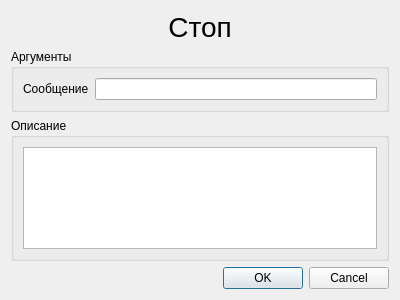
<?xml version="1.0" encoding="UTF-8"?>
<ui version="4.0">
 <class>StopDialog</class>
 <widget class="QDialog" name="StopDialog">
  <property name="geometry">
   <rect>
    <x>0</x>
    <y>0</y>
    <width>400</width>
    <height>300</height>
   </rect>
  </property>
  <property name="windowTitle">
   <string>Стоп</string>
  </property>
  <layout class="QVBoxLayout" name="verticalLayout">
   <item>
    <widget class="QLabel" name="stop_title_label">
     <property name="font">
      <font>
       <pointsize>21</pointsize>
      </font>
     </property>
     <property name="text">
      <string>Стоп</string>
     </property>
     <property name="alignment">
      <set>Qt::AlignCenter</set>
     </property>
    </widget>
   </item>
   <item>
    <widget class="QGroupBox" name="stop_arguments_groupBox">
     <property name="sizePolicy">
      <sizepolicy hsizetype="Preferred" vsizetype="Preferred">
       <horstretch>0</horstretch>
       <verstretch>0</verstretch>
      </sizepolicy>
     </property>
     <property name="title">
      <string>Аргументы</string>
     </property>
     <layout class="QFormLayout" name="formLayout">
      <item row="0" column="0">
       <widget class="QLabel" name="stop_message_label">
        <property name="text">
         <string>Сообщение</string>
        </property>
       </widget>
      </item>
      <item row="0" column="1">
       <widget class="QLineEdit" name="stop_message_lineEdit"/>
      </item>
     </layout>
    </widget>
   </item>
   <item>
    <widget class="QGroupBox" name="stop_description_groupBox">
     <property name="sizePolicy">
      <sizepolicy hsizetype="Preferred" vsizetype="Preferred">
       <horstretch>0</horstretch>
       <verstretch>0</verstretch>
      </sizepolicy>
     </property>
     <property name="title">
      <string>Описание</string>
     </property>
     <layout class="QVBoxLayout" name="verticalLayout_2">
      <item>
       <widget class="QTextEdit" name="stop_description_textEdit"/>
      </item>
     </layout>
    </widget>
   </item>
   <item>
    <widget class="QDialogButtonBox" name="buttonBox">
     <property name="orientation">
      <enum>Qt::Horizontal</enum>
     </property>
     <property name="standardButtons">
      <set>QDialogButtonBox::Cancel|QDialogButtonBox::Ok</set>
     </property>
    </widget>
   </item>
  </layout>
 </widget>
 <resources/>
 <connections>
  <connection>
   <sender>buttonBox</sender>
   <signal>accepted()</signal>
   <receiver>StopDialog</receiver>
   <slot>accept()</slot>
   <hints>
    <hint type="sourcelabel">
     <x>248</x>
     <y>254</y>
    </hint>
    <hint type="destinationlabel">
     <x>157</x>
     <y>274</y>
    </hint>
   </hints>
  </connection>
  <connection>
   <sender>buttonBox</sender>
   <signal>rejected()</signal>
   <receiver>StopDialog</receiver>
   <slot>reject()</slot>
   <hints>
    <hint type="sourcelabel">
     <x>316</x>
     <y>260</y>
    </hint>
    <hint type="destinationlabel">
     <x>286</x>
     <y>274</y>
    </hint>
   </hints>
  </connection>
 </connections>
</ui>
